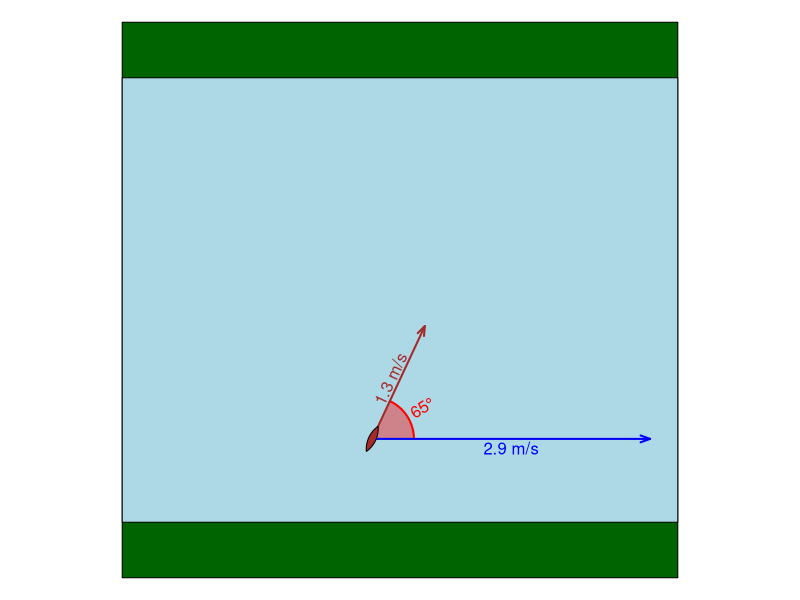
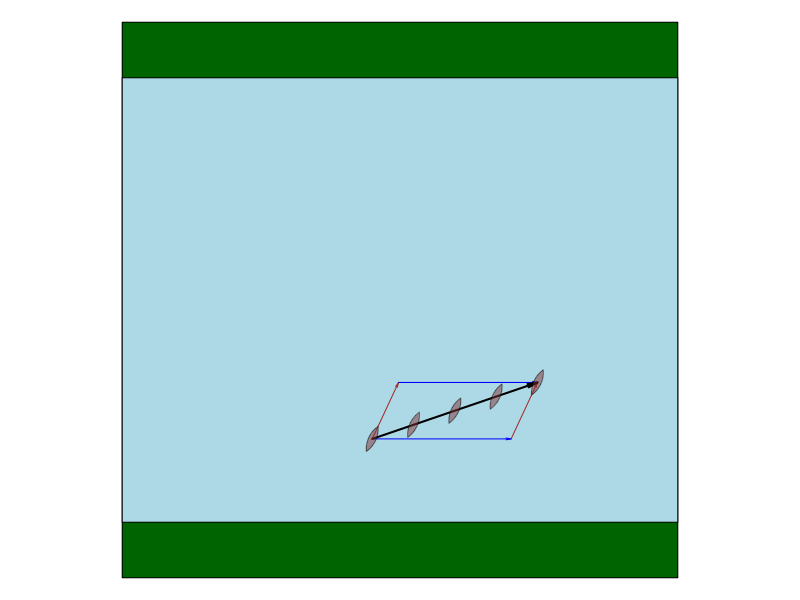
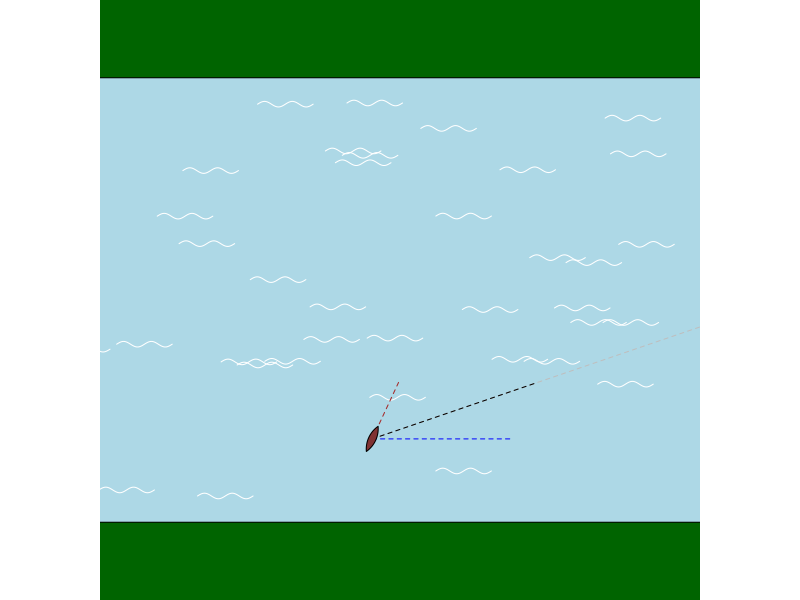
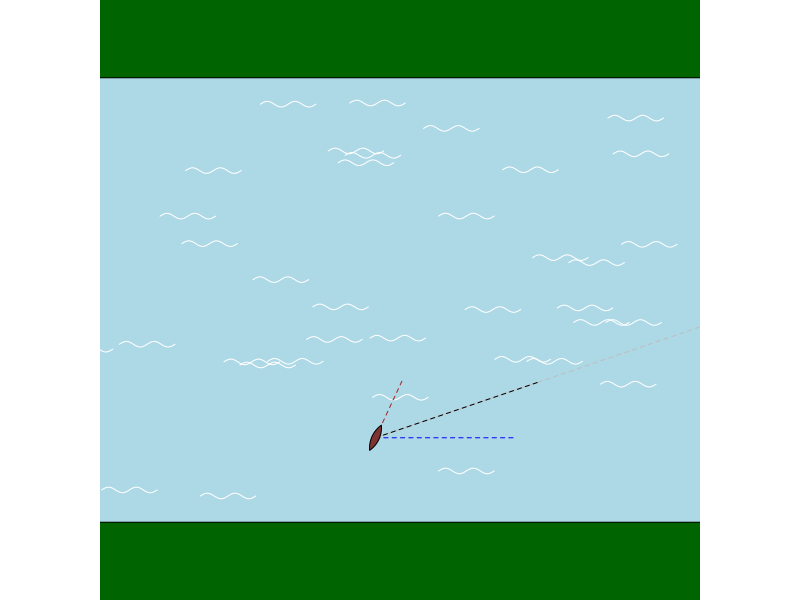
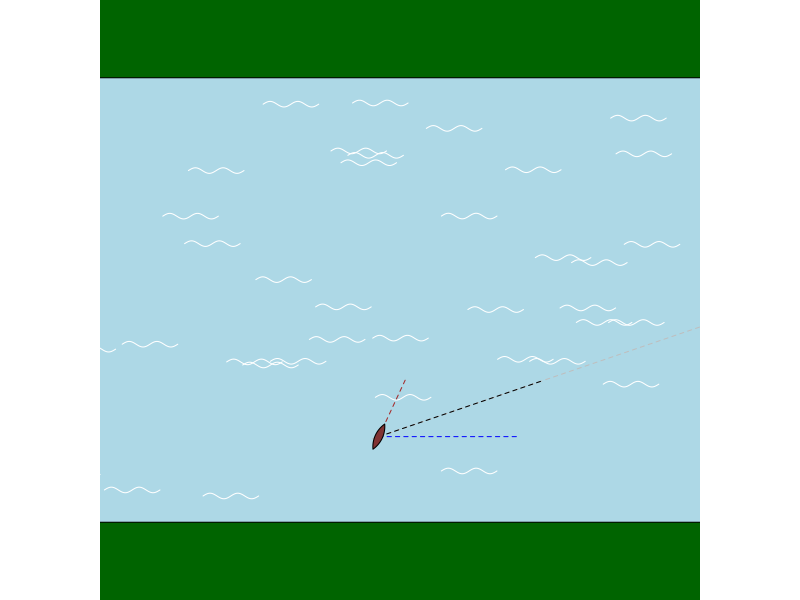
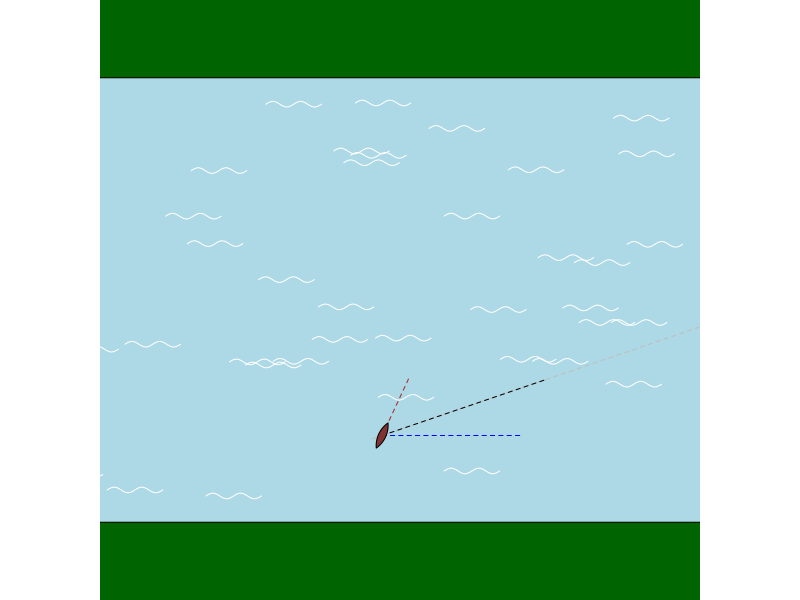
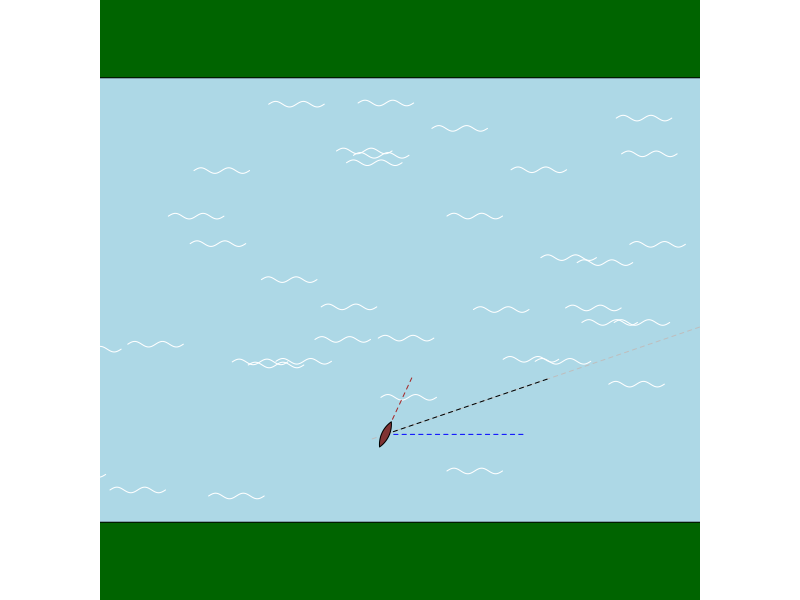
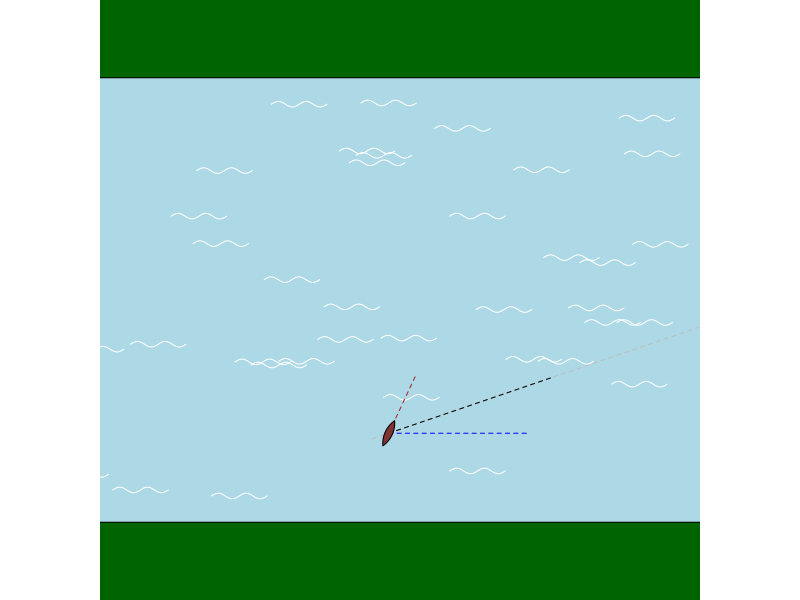

Here is the R script that generated these plots, in order:
## ---- chunk 1
while(T){
    vr = round(runif(1,1.0,3.5),1)
    vc = round(runif(1,1.0,3.5),1)
    th = runif(1,pi/6,5*pi/6)
    deg = round(th/pi*180)
    th = deg/180*pi
    xc = vc*cos(th)
    yc = vc*sin(th)
    
    xt = xc+vr
    yt = yc
    
    rt = sqrt(xt^2+yt^2)
    tht = atan2(yt,xt)
    degt = tht*180/pi
    if(abs(diff(c(vr,vc)))>0.2 && abs(deg-90)>5 && abs(degt-deg)>2 && 
       abs(rt-max(c(vr,vc)))>0.1 && round(rt,1)!=round(vc,1)){break}
}

ans1 = round(rt,1)
ans2 = round(degt)
ach1 = ans1+(0:5-sample(0:5,1))*0.1
ach2 = ans2+(0:5-sample(0:5,1))*1
sol1 = paste0(1*(ach1==ans1),collapse="")
sol2 = paste0(1*(ach2==ans2),collapse="")
al1 = paste0("* ",sprintf("%.01f m/s",ach1),collapse="\n")
al2 = paste0("* ",sprintf("%d°",ach2),collapse="\n")

## ---- chunk 2
par(mar=c(0,0,0,0),pty="s")
plot(0,0,"n",xlim=c(-1,1),ylim=c(-1,1),axes=F,ann=F)
polygon(c(-1,-1,1,1),c(-1,1,1,-1),col="darkgreen")
polygon(c(-1,-1,1,1),c(-0.8,0.8,0.8,-0.8),col="lightblue")
vm = max(c(vr,vc))
vrp = vr/vm
vcp = vc/vm

ths = seq(0,th,pi/360)
polygon(-0.1+c(0,0.15*cos(ths)),-0.5+c(0,0.15*sin(ths)),col=rgb(1,0,0,0.4),border=NA)
lines(-0.1+0.15*cos(ths),-0.5+0.15*sin(ths),col=rgb(1,0,0),lwd=2)
text(-0.1+0.15*cos(th/2),-0.5+0.15*sin(th/2),paste0(sprintf("%d",round(deg)),"°"),srt=(deg/2+90)%%180-90,adj=c(0.5-0.7*sign(cos(th/2)),0.5),col="red")

arrows(-0.1,-0.5,-0.1+vrp,-0.5,0.1,20,2,"blue",1,2)
arrows(-0.1,-0.5,-0.1+vcp*cos(th),-0.5+vcp*sin(th),0.1,20,2,"brown",1,2)
text(-0.1+vrp/2,-0.5,paste0(sprintf("%.01f",vr)," m/s"),col="blue",adj=c(0.5,1.2))
text(-0.1+vcp*cos(th)/2,-0.5+vcp*sin(th)/2,paste0(sprintf("%.01f",vc)," m/s"),srt=(deg+90)%%180-90,col="brown",adj=c(0.5,0.5-0.7*sign(cos(th))))

angcan = pi/6
thcan = seq(pi/2-angcan,pi/2+angcan,pi/360)
cany = sin(thcan)-sin(pi/2-angcan)
canx = cos(thcan)

canx = c(canx,rev(canx))
cany = c(cany,-rev(cany))

rcx = canx*cos(th)-cany*sin(th)
rcy = canx*sin(th)+cany*cos(th)

polygon(rcx/10-0.1,rcy/10-0.5,col="brown")

## ---- chunk 3
par(mar=c(0,0,0,0),pty="s")
plot(0,0,"n",xlim=c(-1,1),ylim=c(-1,1),axes=F,ann=F)
polygon(c(-1,-1,1,1),c(-1,1,1,-1),col="darkgreen")
polygon(c(-1,-1,1,1),c(-0.8,0.8,0.8,-0.8),col="lightblue")
vm = max(c(vr,vc))
vrp = vr/vm/2
vcp = vc/vm/2

# ths = seq(0,th,pi/360)
# polygon(-0.1+c(0,0.15*cos(ths)),-0.5+c(0,0.15*sin(ths)),col=rgb(1,0,0,0.4),border=NA)
# lines(-0.1+0.15*cos(ths),-0.5+0.15*sin(ths),col=rgb(1,0,0),lwd=2)
# text(-0.1+0.15*cos(th/2),-0.5+0.15*sin(th/2),paste0(sprintf("%d",round(deg)),"°"),srt=(deg/2+90)%%180-90,adj=c(0.5-0.7*sign(cos(th/2)),0.5),col="red")

arrows(-0.1,-0.5,-0.1+vrp,-0.5,0.05,10,2,"blue",1,1)
arrows(-0.1,-0.5,-0.1+vcp*cos(th),-0.5+vcp*sin(th),0.05,10,2,"brown",1,1)
arrows(-0.1+vcp*cos(th),-0.5+vcp*sin(th),-0.1+vrp+vcp*cos(th),-0.5+vcp*sin(th),0.05,10,2,"blue",1,1)
arrows(-0.1+vrp,-0.5,-0.1+vcp*cos(th)+vrp,-0.5+vcp*sin(th),0.05,10,2,"brown",1,1)
arrows(-0.1,-0.5,-0.1+vcp*cos(th)+vrp,-0.5+vcp*sin(th),0.1,10,2,"black",1,lwd=2)

# text(-0.1+vrp/2,-0.5,paste0(sprintf("%.01f",vr)," m/s"),col="blue",adj=c(0.5,1.2))
# text(-0.1+vcp*cos(th)/2,-0.5+vcp*sin(th)/2,paste0(sprintf("%.01f",vc)," m/s"),srt=(deg+90)%%180-90,col="brown",adj=c(0.5,0.5-0.7*sign(cos(th))))

angcan = pi/6
thcan = seq(pi/2-angcan,pi/2+angcan,pi/360)
cany = sin(thcan)-sin(pi/2-angcan)
canx = cos(thcan)
canx = c(canx,rev(canx))
cany = c(cany,-rev(cany))
rcx = canx*cos(th)-cany*sin(th)
rcy = canx*sin(th)+cany*cos(th)

fracs = c(0,0.25,0.5,0.75,1)

for(i in fracs){
    polygon(rcx/10-0.1+i*rt*cos(tht)/vm/2,rcy/10-0.5+i*rt*sin(tht)/vm/2,col=rgb(0.5,0.2,0.2,0.5),border=rgb(0,0,0,0.5))
}
## ---- chunk 4
par(mar=c(0,0,0,0),pty="s")

scatx = runif(50,-2,1)
scaty = runif(50,-0.75,0.75)

squigx = seq(-0.1,0.1,0.001)
squigy = 0.01*sin(squigx/0.1*2*pi)

for(i in seq(0,1,0.02)){
    plot(0,0,"n",xlim=c(-1,1),ylim=c(-1,1),axes=F,ann=F)
    polygon(c(-1.2,-1.2,1.2,1.2),c(-1.2,1.2,1.2,-1.2),col="darkgreen")
    polygon(c(-1.2,-1.2,1.2,1.2),c(-0.8,0.8,0.8,-0.8),col="lightblue")
    vm = max(c(vr,vc))
    vrp = vr/vm/2
    vcp = vc/vm/2
    rtp = rt/vm/2
    
    angcan = pi/6
    thcan = seq(pi/2-angcan,pi/2+angcan,pi/360)
    cany = sin(thcan)-sin(pi/2-angcan)
    canx = cos(thcan)
    canx = c(canx,rev(canx))
    cany = c(cany,-rev(cany))
    rcx = canx*cos(th)-cany*sin(th)
    rcy = canx*sin(th)+cany*cos(th)
    # points(scatx+i*vr/vm/2,scaty,pch=19,col="white")
    for(j in 1:length(scatx)){
        lines(scatx[j]+i*vr/vm/2+squigx,scaty[j]+squigy,pch=19,col="white")
    }
    lines(-0.1+i*rt*cos(tht)/vm/2+vcp*c(0,cos(th)),-0.5+i*rt*sin(tht)/vm/2+vcp*c(0,sin(th)),col="brown",lty=2)
    lines(-0.1+2*rtp*c(0,cos(tht)),-0.5+2*rtp*c(0,sin(tht)),col="grey",lty=2)
    lines(-0.1+i*rt*cos(tht)/vm/2+rtp*c(0,cos(tht)),-0.5+i*rt*sin(tht)/vm/2+rtp*c(0,sin(tht)),col="black",lty=2)
    lines(-0.1+i*rt*cos(tht)/vm/2+vrp*c(0,1),-0.5+i*rt*sin(tht)/vm/2+0*c(0,1),col="blue",lty=2)
    polygon(rcx/10-0.1+i*rt*cos(tht)/vm/2,rcy/10-0.5+i*rt*sin(tht)/vm/2,col=rgb(0.5,0.2,0.2),border=rgb(0,0,0))
    
}
